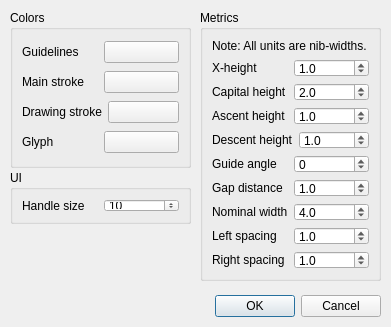
<?xml version="1.0" encoding="UTF-8"?>
<ui version="4.0">
 <class>Dialog</class>
 <widget class="QDialog" name="Dialog">
  <property name="windowModality">
   <enum>Qt::ApplicationModal</enum>
  </property>
  <property name="geometry">
   <rect>
    <x>0</x>
    <y>0</y>
    <width>391</width>
    <height>327</height>
   </rect>
  </property>
  <property name="windowTitle">
   <string>Preferences</string>
  </property>
  <widget class="QDialogButtonBox" name="buttonBox">
   <property name="geometry">
    <rect>
     <x>10</x>
     <y>290</y>
     <width>371</width>
     <height>32</height>
    </rect>
   </property>
   <property name="orientation">
    <enum>Qt::Horizontal</enum>
   </property>
   <property name="standardButtons">
    <set>QDialogButtonBox::Cancel|QDialogButtonBox::Ok</set>
   </property>
  </widget>
  <widget class="QGroupBox" name="metrics_group_box">
   <property name="geometry">
    <rect>
     <x>200</x>
     <y>10</y>
     <width>181</width>
     <height>271</height>
    </rect>
   </property>
   <property name="title">
    <string>Metrics</string>
   </property>
   <layout class="QVBoxLayout" name="verticalLayout">
    <item>
     <widget class="QLabel" name="label">
      <property name="text">
       <string>Note: All units are nib-widths.</string>
      </property>
     </widget>
    </item>
    <item>
     <layout class="QHBoxLayout" name="horizontalLayout_18">
      <item>
       <widget class="QLabel" name="label_3">
        <property name="text">
         <string>X-height</string>
        </property>
       </widget>
      </item>
      <item>
       <widget class="QDoubleSpinBox" name="base_height_spin_2">
        <property name="wrapping">
         <bool>true</bool>
        </property>
        <property name="frame">
         <bool>true</bool>
        </property>
        <property name="buttonSymbols">
         <enum>QAbstractSpinBox::UpDownArrows</enum>
        </property>
        <property name="decimals">
         <number>1</number>
        </property>
        <property name="minimum">
         <double>1.000000000000000</double>
        </property>
        <property name="maximum">
         <double>10.000000000000000</double>
        </property>
        <property name="singleStep">
         <double>0.500000000000000</double>
        </property>
       </widget>
      </item>
     </layout>
    </item>
    <item>
     <layout class="QHBoxLayout" name="horizontalLayout_19">
      <item>
       <widget class="QLabel" name="label_4">
        <property name="text">
         <string>Capital height</string>
        </property>
       </widget>
      </item>
      <item>
       <widget class="QDoubleSpinBox" name="cap_height_spin">
        <property name="wrapping">
         <bool>true</bool>
        </property>
        <property name="decimals">
         <number>1</number>
        </property>
        <property name="minimum">
         <double>0.500000000000000</double>
        </property>
        <property name="maximum">
         <double>10.000000000000000</double>
        </property>
        <property name="singleStep">
         <double>0.500000000000000</double>
        </property>
        <property name="value">
         <double>2.000000000000000</double>
        </property>
       </widget>
      </item>
     </layout>
    </item>
    <item>
     <layout class="QHBoxLayout" name="horizontalLayout_20">
      <item>
       <widget class="QLabel" name="label_5">
        <property name="text">
         <string>Ascent height</string>
        </property>
       </widget>
      </item>
      <item>
       <widget class="QDoubleSpinBox" name="ascent_height_spin">
        <property name="wrapping">
         <bool>true</bool>
        </property>
        <property name="decimals">
         <number>1</number>
        </property>
        <property name="minimum">
         <double>1.000000000000000</double>
        </property>
        <property name="maximum">
         <double>10.000000000000000</double>
        </property>
        <property name="singleStep">
         <double>0.500000000000000</double>
        </property>
       </widget>
      </item>
     </layout>
    </item>
    <item>
     <layout class="QHBoxLayout" name="horizontalLayout_21">
      <item>
       <widget class="QLabel" name="label_6">
        <property name="text">
         <string>Descent height</string>
        </property>
       </widget>
      </item>
      <item>
       <widget class="QDoubleSpinBox" name="descent_height_spin">
        <property name="wrapping">
         <bool>true</bool>
        </property>
        <property name="decimals">
         <number>1</number>
        </property>
        <property name="minimum">
         <double>1.000000000000000</double>
        </property>
        <property name="maximum">
         <double>10.000000000000000</double>
        </property>
        <property name="singleStep">
         <double>0.500000000000000</double>
        </property>
       </widget>
      </item>
     </layout>
    </item>
    <item>
     <layout class="QHBoxLayout" name="horizontalLayout_22">
      <item>
       <widget class="QLabel" name="label_7">
        <property name="text">
         <string>Guide angle</string>
        </property>
       </widget>
      </item>
      <item>
       <widget class="QSpinBox" name="angle_spin">
        <property name="wrapping">
         <bool>true</bool>
        </property>
        <property name="maximum">
         <number>45</number>
        </property>
       </widget>
      </item>
     </layout>
    </item>
    <item>
     <layout class="QHBoxLayout" name="horizontalLayout_23">
      <item>
       <widget class="QLabel" name="label_8">
        <property name="text">
         <string>Gap distance</string>
        </property>
       </widget>
      </item>
      <item>
       <widget class="QDoubleSpinBox" name="gap_height_spin">
        <property name="wrapping">
         <bool>true</bool>
        </property>
        <property name="decimals">
         <number>1</number>
        </property>
        <property name="minimum">
         <double>0.500000000000000</double>
        </property>
        <property name="maximum">
         <double>4.000000000000000</double>
        </property>
        <property name="singleStep">
         <double>0.500000000000000</double>
        </property>
        <property name="value">
         <double>1.000000000000000</double>
        </property>
       </widget>
      </item>
     </layout>
    </item>
    <item>
     <layout class="QHBoxLayout" name="horizontalLayout_24">
      <item>
       <widget class="QLabel" name="label_9">
        <property name="text">
         <string>Nominal width</string>
        </property>
       </widget>
      </item>
      <item>
       <widget class="QDoubleSpinBox" name="nominal_width_spin">
        <property name="wrapping">
         <bool>true</bool>
        </property>
        <property name="decimals">
         <number>1</number>
        </property>
        <property name="minimum">
         <double>1.000000000000000</double>
        </property>
        <property name="maximum">
         <double>10.000000000000000</double>
        </property>
        <property name="singleStep">
         <double>0.500000000000000</double>
        </property>
        <property name="value">
         <double>4.000000000000000</double>
        </property>
       </widget>
      </item>
     </layout>
    </item>
    <item>
     <layout class="QHBoxLayout" name="horizontalLayout_25">
      <item>
       <widget class="QLabel" name="label_10">
        <property name="text">
         <string>Left spacing</string>
        </property>
       </widget>
      </item>
      <item>
       <widget class="QDoubleSpinBox" name="char_set_left_space_spin">
        <property name="decimals">
         <number>1</number>
        </property>
        <property name="maximum">
         <double>3.000000000000000</double>
        </property>
        <property name="singleStep">
         <double>0.100000000000000</double>
        </property>
        <property name="value">
         <double>1.000000000000000</double>
        </property>
       </widget>
      </item>
     </layout>
    </item>
    <item>
     <layout class="QHBoxLayout" name="horizontalLayout_26">
      <item>
       <widget class="QLabel" name="label_11">
        <property name="text">
         <string>Right spacing</string>
        </property>
       </widget>
      </item>
      <item>
       <widget class="QDoubleSpinBox" name="char_set_right_space_spin">
        <property name="decimals">
         <number>1</number>
        </property>
        <property name="maximum">
         <double>3.000000000000000</double>
        </property>
        <property name="singleStep">
         <double>0.100000000000000</double>
        </property>
        <property name="value">
         <double>1.000000000000000</double>
        </property>
       </widget>
      </item>
     </layout>
    </item>
   </layout>
  </widget>
  <widget class="QGroupBox" name="color_group_box">
   <property name="geometry">
    <rect>
     <x>10</x>
     <y>10</y>
     <width>181</width>
     <height>158</height>
    </rect>
   </property>
   <property name="title">
    <string>Colors</string>
   </property>
   <layout class="QVBoxLayout" name="verticalLayout_2">
    <item>
     <layout class="QHBoxLayout" name="horizontalLayout_28">
      <item>
       <widget class="QLabel" name="label_13">
        <property name="text">
         <string>Guidelines</string>
        </property>
       </widget>
      </item>
      <item>
       <widget class="SelectColorButton" name="guides_color_button">
        <property name="autoFillBackground">
         <bool>false</bool>
        </property>
        <property name="text">
         <string/>
        </property>
       </widget>
      </item>
     </layout>
    </item>
    <item>
     <layout class="QHBoxLayout" name="horizontalLayout_29">
      <item>
       <widget class="QLabel" name="label_14">
        <property name="text">
         <string>Main stroke</string>
        </property>
       </widget>
      </item>
      <item>
       <widget class="SelectColorButton" name="stroke_color_button">
        <property name="autoFillBackground">
         <bool>false</bool>
        </property>
        <property name="text">
         <string/>
        </property>
       </widget>
      </item>
     </layout>
    </item>
    <item>
     <layout class="QHBoxLayout" name="horizontalLayout_30">
      <item>
       <widget class="QLabel" name="label_15">
        <property name="text">
         <string>Drawing stroke</string>
        </property>
       </widget>
      </item>
      <item>
       <widget class="SelectColorButton" name="special_color_stroke_button">
        <property name="autoFillBackground">
         <bool>false</bool>
        </property>
        <property name="text">
         <string/>
        </property>
       </widget>
      </item>
     </layout>
    </item>
    <item>
     <layout class="QHBoxLayout" name="horizontalLayout_27">
      <item>
       <widget class="QLabel" name="label_12">
        <property name="text">
         <string>Glyph</string>
        </property>
       </widget>
      </item>
      <item>
       <widget class="SelectColorButton" name="glyph_color_button">
        <property name="autoFillBackground">
         <bool>false</bool>
        </property>
        <property name="text">
         <string/>
        </property>
       </widget>
      </item>
     </layout>
    </item>
   </layout>
  </widget>
  <widget class="QGroupBox" name="groupBox">
   <property name="geometry">
    <rect>
     <x>10</x>
     <y>170</y>
     <width>181</width>
     <height>54</height>
    </rect>
   </property>
   <property name="title">
    <string>UI</string>
   </property>
   <property name="flat">
    <bool>false</bool>
   </property>
   <layout class="QVBoxLayout" name="verticalLayout_3">
    <item>
     <layout class="QHBoxLayout" name="horizontalLayout_31">
      <item>
       <widget class="QLabel" name="label_16">
        <property name="text">
         <string>Handle size</string>
        </property>
       </widget>
      </item>
      <item>
       <widget class="QSpinBox" name="handle_size_spin">
        <property name="wrapping">
         <bool>true</bool>
        </property>
        <property name="minimum">
         <number>5</number>
        </property>
        <property name="maximum">
         <number>100</number>
        </property>
        <property name="value">
         <number>10</number>
        </property>
       </widget>
      </item>
     </layout>
    </item>
   </layout>
  </widget>
 </widget>
 <customwidgets>
  <customwidget>
   <class>SelectColorButton</class>
   <extends>QPushButton</extends>
   <header>editor/view/widgets_qt</header>
  </customwidget>
 </customwidgets>
 <resources/>
 <connections>
  <connection>
   <sender>buttonBox</sender>
   <signal>accepted()</signal>
   <receiver>Dialog</receiver>
   <slot>accept()</slot>
   <hints>
    <hint type="sourcelabel">
     <x>248</x>
     <y>254</y>
    </hint>
    <hint type="destinationlabel">
     <x>157</x>
     <y>274</y>
    </hint>
   </hints>
  </connection>
  <connection>
   <sender>buttonBox</sender>
   <signal>rejected()</signal>
   <receiver>Dialog</receiver>
   <slot>reject()</slot>
   <hints>
    <hint type="sourcelabel">
     <x>316</x>
     <y>260</y>
    </hint>
    <hint type="destinationlabel">
     <x>286</x>
     <y>274</y>
    </hint>
   </hints>
  </connection>
 </connections>
</ui>
